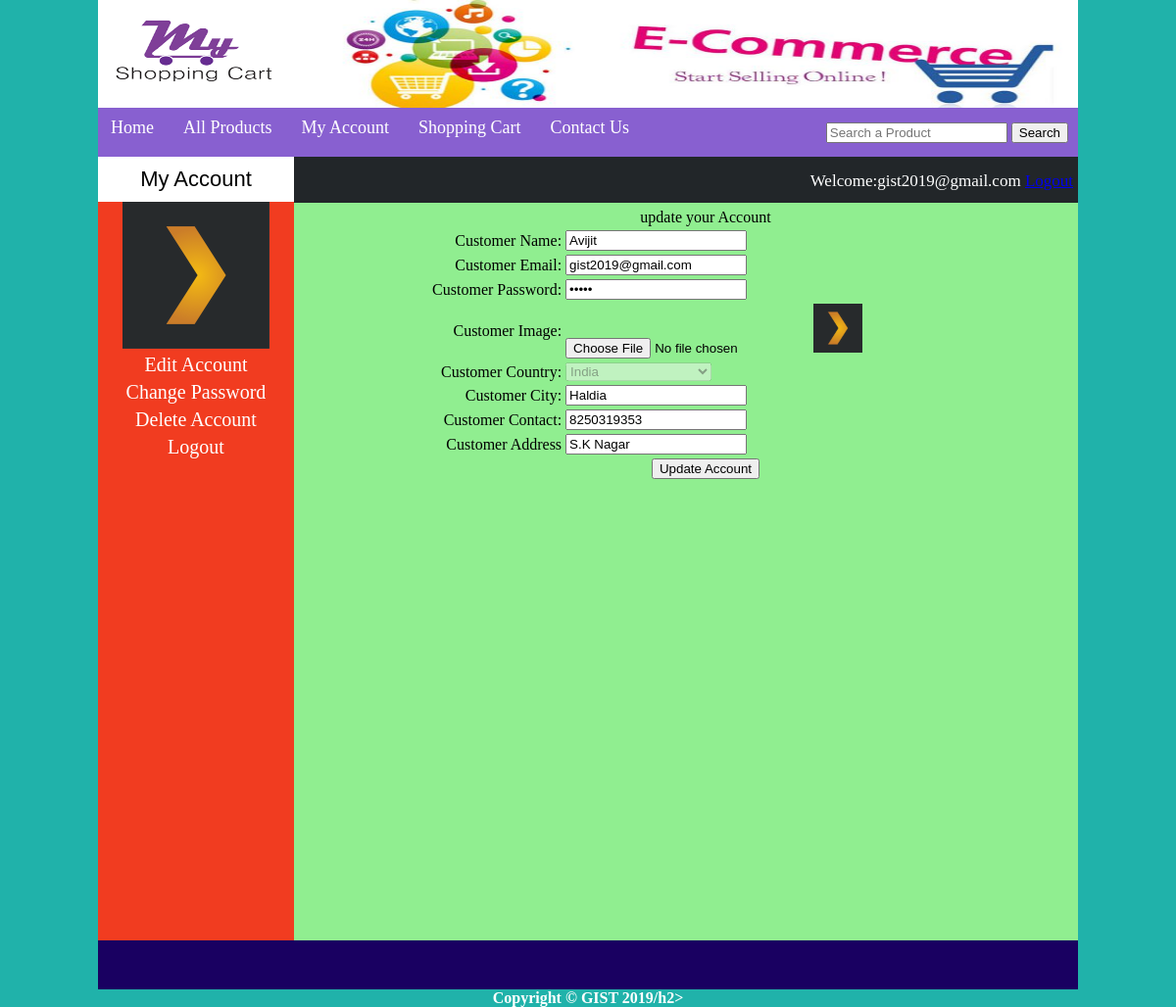
Screenshot of /customer/my_account.php?edit_account (signed in) with the database file from the repository.
### tables this page shows
CREATE TABLE `customers` (
  `customer_id` int(100) NOT NULL,
  `customer_ip` varchar(255) NOT NULL,
  `customer_name` text NOT NULL,
  `customer_email` varchar(100) NOT NULL,
  `customer_pass` varchar(100) NOT NULL,
  `customer_country` text NOT NULL,
  `customer_city` text NOT NULL,
  `customer_contact` varchar(255) NOT NULL,
  `customer_address` text NOT NULL,
  `customer_image` text NOT NULL
);

### customer/edit_account.php (the view, shortened to what this page needs)
<?php
include("includes/db.php");
$user = $_SESSION['customer_email'];
$get_customer = "select * from customers where customer_email='$user'";
$run_customer = mysqli_query($con, $get_customer);
$row_customer = mysqli_fetch_array($run_customer);
$name=$row_customer['customer_name'];
$email=$row_customer['customer_email'];
$pass=$row_customer['customer_pass'];
$country=$row_customer['customer_country'];
$city=$row_customer['customer_city'];
$contact=$row_customer['customer_contact'];
$address=$row_customer['customer_address'];
$image = $row_customer['customer_image'];
?>
<form action="" method="post" enctype="multipart/form-data">
<table align="center" width="750">
	<tr align="center">
	<td colspan="8"><h2>update your Account</h2></td>
	</tr>
	<tr>
	<td align="right">Customer Name:</td>
	<td><input type="text" name="c_name" value="<?php echo $name;?>" required/></td>
	</tr>
	<tr>
	<td align="right">Customer Email:</td>
	<td><input type="text" name="c_email" value="<?php echo $email;?>" required/></td>
	</tr>
	<tr>
	<td align="right">Customer Password:</td>
	<td><input type="password" name="c_pass" value="<?php echo $pass;?>" required/></td>
	</tr>
	<tr>
	<td align="right">Customer Image:</td>
	<td><input type="file" name="c_image"/><img src="customer_images/<?php echo $image; ?>" width="50" height="50"/></td>
	</tr>
	<td align="right">Customer Country:</td>
	<td>
	<select name="c_country" disabled>
		<option><?php echo $country;?></option>
	</select>
	</td>
	<tr>
	<td align="right">Customer City:</td>
	<td><input type="text" name="c_city" value="<?php echo $city;?>" required/></td>
	</tr>
	<tr>
	<td align="right">Customer Contact:</td>
	<td><input type="text" name="c_contact" value="<?php echo $contact;?>" required/></td>
	</tr>
	<tr>
	<td align="right">Customer Address</td>
	<td><input type="text" name="c_address" value="<?php echo $address;?>" required/></td>
	</tr>
	<tr align="center">
	<td colspan="6"><input type="submit" name="update" value="Update Account" /></td>
	</tr>
</table>
</form>

### customer/my_account.php (shortened to what this page needs)
<!DOCTYPE>
<?php
include("functions/function.php");
?>
<html>
<head>
	<link rel="stylesheet" href="styles/style.css" media="all" />
</head>
<body>
	<div class="main_wrapper">
		<div class="header_wrapper">
			<a href="../index.php"><img id="logo" src="images/logo.png" /> </a>
			<img id="banner" src="images/banner_ad.jpg" />
		</div>
		<div class="menubar">
			<ul id="menu">
				<li><a href="../index.php">Home</a></li>
				<li><a href="../all_products.php">All Products</a></li>
				<li><a href="my_account.php">My Account</a></li>
				<li><a href="cart.php">Shopping Cart</a></li>
				<li><a href="#">Contact Us</a></li>
			</ul>
			<div id="form">
				<form method="get" action="results.php" enctype="multipart/form-data">
					<input type="text" name="user_query" placeholder="Search a Product"/ >
					<input type="submit" name="search" value="Search" />
				</form>
			</div>
		</div>
		<div class="content_wrapper">
			<div id="sidebar">
				<div id="sidebar_title">My Account</div>
				<ul id="cats">
				<?php
				$user = $_SESSION['customer_email'];
				$get_img = "select * from customers where customer_email='$user'";
				$run_img = mysqli_query($con, $get_img);
				$row_img = mysqli_fetch_array($run_img);
				$c_image = $row_img['customer_image'];
				echo "<p style='text-align:center;'><img src='customer_images/$c_image' width='150' height='150'/></p>"
				?>
				<li><a href="my_account.php?edit_account">Edit Account</a></li>
				<li><a href="my_account.php?change_pass">Change Password</a></li>
				<li><a href="my_account.php?delete_account">Delete Account</a></li>
				<li><a href="logout.php">Logout</a></li>
				</div>
			<div id="content_area">
			<div id="shopping_cart">
					<span style="float:right; font-size:17px; padding:5px; line-height:40px;">
					<?php
					if(isset($_SESSION['customer_email'])){
					echo "<b>Welcome:</b>" . $_SESSION['customer_email'] ;
					}
					?>
					<?php
					if(!isset($_SESSION['customer_email'])){
					echo "<a href='checkout.php>Login</a>";
					}
					else {
					echo "<a href='logout.php'>Logout</a>";
					}
					?>
					</span>
			</div>
				<div id="products_box">
				<?php
				if(isset($_GET['edit_account'])){
				include("edit_account.php");
				}
				?>
				</div>
			</div>
		</div>
		<div id="footer">
		<h2 style="text-align:center; padding-top:30px;">Copyright &copy; GIST 2019/h2>
		</div>
	</div>
</body>
</html>

### customer/styles/style.css (style rules this page uses)
html, body, div, span, applet, object, iframe, h1, h2, h3, h4, h5, h6, p, a, big, img, small, strong, b, u, i, center, ul, li, form { margin: 0; padding: 0; border: 0; font-size: 100%; font: inherit; vertical-align: baseline; }
body { background: lightseagreen; }
.main_wrapper { width: 1000px; height: auto; margin: auto; }
.header_wrapper { width: 1000px; height: 110px; }
#logo { float: left; width: 200px; height:110px; }
#banner { float: right; width: 800px; height:110px; }
.menubar { width: 1000px; height: 50px; background: #8860D0; color: white; }
#menu { padding: 0; margin: 0; line-height: 40px; float: left; }
#menu li { list-style: none; display: inline; }
#menu a { text-decoration: none; color: white; padding: 8px; margin: 5px; font-size: 18px; font-family: comic sans ms; }
#form { float: right; padding-right: 10px; line-height: 50px; }
.content_wrapper { width: 1000px; margin: auto; }
#sidebar { width: 200px; height: 800px; float: left; background: #F13C20; }
#sidebar_title { background: white; color: black; font-size: 22px; font-family: arial; padding: 10px; text-align: center; }
#cats { text-align: center; }
#cats li { list-style:none; margin:5px; }
#cats a { color: white; padding: 8px; margin: 5px; text-align: center; font-size: 20px; text-decoration: none; font-family: comic sans ms; }
#content_area { width: 800px; height: 800px; float: left; background: lightgreen; }
#products_box { width: 780px; text-align: center; margin-left: 30px; margin-bottom: 10px; }
#shopping_cart { width: 800px; height: 47px; background: #222629; color: white; }
#footer { width: 1000px; height: 30px; background: #190061; clear: both; text-align: center; font-weight: bold; padding-top: 20px; color: White; }

### rows the page displays
customers: customer_image (picture), c_name "Avijit", c_email "gist2019@gmail.com", c_country "India", c_city "Haldia", c_contact "8250319353", c_address "S.K Nagar"

### other values shown
$_SESSION['customer_email'] "gist2019@gmail.com"
